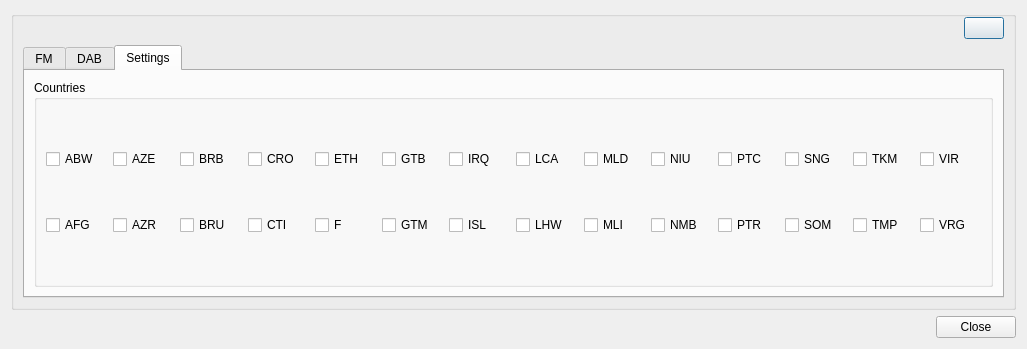
<?xml version="1.0" encoding="UTF-8"?>
<ui version="4.0">
 <class>MapBeaconDialog</class>
 <widget class="QDialog" name="MapBeaconDialog">
  <property name="geometry">
   <rect>
    <x>0</x>
    <y>0</y>
    <width>1027</width>
    <height>349</height>
   </rect>
  </property>
  <property name="font">
   <font>
    <family>Liberation Sans</family>
    <pointsize>9</pointsize>
   </font>
  </property>
  <property name="windowTitle">
   <string>Beacons</string>
  </property>
  <layout class="QVBoxLayout" name="verticalLayout">
   <item>
    <widget class="QGroupBox" name="groupBox">
     <layout class="QVBoxLayout" name="verticalLayout_2">
      <property name="topMargin">
       <number>0</number>
      </property>
      <item>
       <layout class="QHBoxLayout" name="horizontalLayout">
        <item>
         <spacer name="horizontalSpacer">
          <property name="orientation">
           <enum>Qt::Horizontal</enum>
          </property>
          <property name="sizeHint" stdset="0">
           <size>
            <width>40</width>
            <height>20</height>
           </size>
          </property>
         </spacer>
        </item>
        <item>
         <widget class="QPushButton" name="downloadList">
          <property name="toolTip">
           <string>Download FM/DAB list</string>
          </property>
          <property name="text">
           <string/>
          </property>
          <property name="icon">
           <iconset resource="../../../sdrgui/resources/res.qrc">
            <normaloff>:/recycle.png</normaloff>:/recycle.png</iconset>
          </property>
         </widget>
        </item>
       </layout>
      </item>
      <item>
       <widget class="QTabWidget" name="tabWidget">
        <property name="currentIndex">
         <number>2</number>
        </property>
        <widget class="QWidget" name="fmTab">
         <attribute name="title">
          <string>FM</string>
         </attribute>
         <widget class="QTableWidget" name="fm">
          <property name="geometry">
           <rect>
            <x>0</x>
            <y>20</y>
            <width>989</width>
            <height>192</height>
           </rect>
          </property>
          <property name="toolTip">
           <string/>
          </property>
          <column>
           <property name="text">
            <string>Station</string>
           </property>
          </column>
          <column>
           <property name="text">
            <string>Frequency</string>
           </property>
          </column>
          <column>
           <property name="text">
            <string>Location</string>
           </property>
          </column>
          <column>
           <property name="text">
            <string>Power</string>
           </property>
          </column>
          <column>
           <property name="text">
            <string>Azimuth</string>
           </property>
          </column>
          <column>
           <property name="text">
            <string>Elevation</string>
           </property>
          </column>
          <column>
           <property name="text">
            <string>Distance (km)</string>
           </property>
          </column>
         </widget>
        </widget>
        <widget class="QWidget" name="dabTab">
         <attribute name="title">
          <string>DAB</string>
         </attribute>
         <widget class="QTableWidget" name="dab">
          <property name="geometry">
           <rect>
            <x>10</x>
            <y>20</y>
            <width>989</width>
            <height>192</height>
           </rect>
          </property>
          <property name="toolTip">
           <string/>
          </property>
          <column>
           <property name="text">
            <string>Station</string>
           </property>
          </column>
          <column>
           <property name="text">
            <string>Frequency</string>
           </property>
          </column>
          <column>
           <property name="text">
            <string>Location</string>
           </property>
          </column>
          <column>
           <property name="text">
            <string>Power</string>
           </property>
          </column>
          <column>
           <property name="text">
            <string>Azimuth</string>
           </property>
          </column>
          <column>
           <property name="text">
            <string>Elevation</string>
           </property>
          </column>
          <column>
           <property name="text">
            <string>Distance (km)</string>
           </property>
          </column>
         </widget>
        </widget>
        <widget class="QWidget" name="settingsTab">
         <attribute name="title">
          <string>Settings</string>
         </attribute>
         <layout class="QGridLayout" name="gridLayout">
          <item row="0" column="0" colspan="4">
           <widget class="QGroupBox" name="groupBox_2">
            <property name="title">
             <string>Countries</string>
            </property>
            <layout class="QGridLayout" name="gridLayout_2">
             <item row="0" column="4">
              <widget class="QCheckBox" name="checkBox_16">
               <property name="text">
                <string>ETH</string>
               </property>
              </widget>
             </item>
             <item row="0" column="3">
              <widget class="QCheckBox" name="checkBox_15">
               <property name="text">
                <string>CRO</string>
               </property>
              </widget>
             </item>
             <item row="0" column="7">
              <widget class="QCheckBox" name="checkBox_19">
               <property name="text">
                <string>LCA</string>
               </property>
              </widget>
             </item>
             <item row="0" column="9">
              <widget class="QCheckBox" name="checkBox_21">
               <property name="text">
                <string>NIU</string>
               </property>
              </widget>
             </item>
             <item row="0" column="1">
              <widget class="QCheckBox" name="checkBox_13">
               <property name="text">
                <string>AZE</string>
               </property>
              </widget>
             </item>
             <item row="0" column="12">
              <widget class="QCheckBox" name="checkBox_24">
               <property name="text">
                <string>TKM</string>
               </property>
              </widget>
             </item>
             <item row="0" column="5">
              <widget class="QCheckBox" name="checkBox_17">
               <property name="text">
                <string>GTB</string>
               </property>
              </widget>
             </item>
             <item row="0" column="2">
              <widget class="QCheckBox" name="checkBox_14">
               <property name="text">
                <string>BRB</string>
               </property>
              </widget>
             </item>
             <item row="0" column="8">
              <widget class="QCheckBox" name="checkBox_20">
               <property name="text">
                <string>MLD</string>
               </property>
              </widget>
             </item>
             <item row="0" column="6">
              <widget class="QCheckBox" name="checkBox_18">
               <property name="text">
                <string>IRQ</string>
               </property>
              </widget>
             </item>
             <item row="0" column="10">
              <widget class="QCheckBox" name="checkBox_22">
               <property name="text">
                <string>PTC</string>
               </property>
              </widget>
             </item>
             <item row="0" column="0">
              <widget class="QCheckBox" name="checkBox">
               <property name="text">
                <string>ABW</string>
               </property>
              </widget>
             </item>
             <item row="0" column="11">
              <widget class="QCheckBox" name="checkBox_23">
               <property name="text">
                <string>SNG</string>
               </property>
              </widget>
             </item>
             <item row="0" column="13">
              <widget class="QCheckBox" name="checkBox_25">
               <property name="text">
                <string>VIR</string>
               </property>
              </widget>
             </item>
             <item row="1" column="0">
              <widget class="QCheckBox" name="checkBox_4">
               <property name="text">
                <string>AFG</string>
               </property>
              </widget>
             </item>
             <item row="1" column="1">
              <widget class="QCheckBox" name="checkBox_5">
               <property name="text">
                <string>AZR</string>
               </property>
              </widget>
             </item>
             <item row="1" column="2">
              <widget class="QCheckBox" name="checkBox_6">
               <property name="text">
                <string>BRU</string>
               </property>
              </widget>
             </item>
             <item row="1" column="3">
              <widget class="QCheckBox" name="checkBox_11">
               <property name="text">
                <string>CTI</string>
               </property>
              </widget>
             </item>
             <item row="1" column="4">
              <widget class="QCheckBox" name="checkBox_9">
               <property name="text">
                <string>F</string>
               </property>
              </widget>
             </item>
             <item row="1" column="5">
              <widget class="QCheckBox" name="checkBox_12">
               <property name="text">
                <string>GTM</string>
               </property>
              </widget>
             </item>
             <item row="1" column="6">
              <widget class="QCheckBox" name="checkBox_10">
               <property name="text">
                <string>ISL</string>
               </property>
              </widget>
             </item>
             <item row="1" column="7">
              <widget class="QCheckBox" name="checkBox_8">
               <property name="text">
                <string>LHW</string>
               </property>
              </widget>
             </item>
             <item row="1" column="8">
              <widget class="QCheckBox" name="checkBox_7">
               <property name="text">
                <string>MLI</string>
               </property>
              </widget>
             </item>
             <item row="1" column="9">
              <widget class="QCheckBox" name="checkBox_3">
               <property name="text">
                <string>NMB</string>
               </property>
              </widget>
             </item>
             <item row="1" column="10">
              <widget class="QCheckBox" name="checkBox_2">
               <property name="text">
                <string>PTR</string>
               </property>
              </widget>
             </item>
             <item row="1" column="11">
              <widget class="QCheckBox" name="checkBox_26">
               <property name="text">
                <string>SOM</string>
               </property>
              </widget>
             </item>
             <item row="1" column="12">
              <widget class="QCheckBox" name="checkBox_27">
               <property name="text">
                <string>TMP</string>
               </property>
              </widget>
             </item>
             <item row="1" column="13">
              <widget class="QCheckBox" name="checkBox_28">
               <property name="text">
                <string>VRG</string>
               </property>
              </widget>
             </item>
            </layout>
           </widget>
          </item>
         </layout>
        </widget>
       </widget>
      </item>
     </layout>
    </widget>
   </item>
   <item>
    <widget class="QDialogButtonBox" name="buttonBox">
     <property name="orientation">
      <enum>Qt::Horizontal</enum>
     </property>
     <property name="standardButtons">
      <set>QDialogButtonBox::Close</set>
     </property>
    </widget>
   </item>
  </layout>
 </widget>
 <resources>
  <include location="../../../sdrgui/resources/res.qrc"/>
 </resources>
 <connections>
  <connection>
   <sender>buttonBox</sender>
   <signal>accepted()</signal>
   <receiver>MapBeaconDialog</receiver>
   <slot>accept()</slot>
   <hints>
    <hint type="sourcelabel">
     <x>248</x>
     <y>254</y>
    </hint>
    <hint type="destinationlabel">
     <x>157</x>
     <y>274</y>
    </hint>
   </hints>
  </connection>
  <connection>
   <sender>buttonBox</sender>
   <signal>rejected()</signal>
   <receiver>MapBeaconDialog</receiver>
   <slot>reject()</slot>
   <hints>
    <hint type="sourcelabel">
     <x>316</x>
     <y>260</y>
    </hint>
    <hint type="destinationlabel">
     <x>286</x>
     <y>274</y>
    </hint>
   </hints>
  </connection>
 </connections>
</ui>
